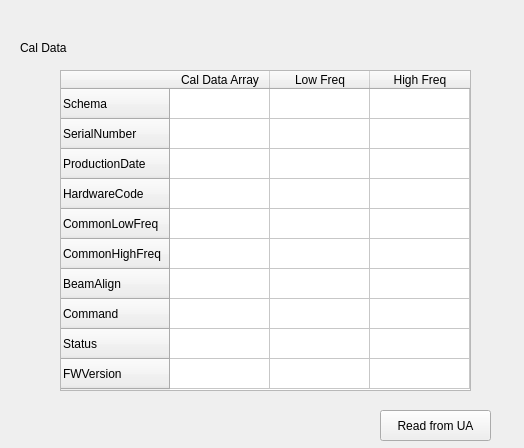
<?xml version="1.0" encoding="UTF-8"?>
<ui version="4.0">
 <class>Form</class>
 <widget class="QWidget" name="Form">
  <property name="geometry">
   <rect>
    <x>0</x>
    <y>0</y>
    <width>524</width>
    <height>448</height>
   </rect>
  </property>
  <property name="windowTitle">
   <string>Form</string>
  </property>
  <widget class="QPushButton" name="read_from_ua_button">
   <property name="geometry">
    <rect>
     <x>380</x>
     <y>410</y>
     <width>111</width>
     <height>31</height>
    </rect>
   </property>
   <property name="text">
    <string>Read from UA</string>
   </property>
  </widget>
  <widget class="QLabel" name="label_34">
   <property name="geometry">
    <rect>
     <x>20</x>
     <y>40</y>
     <width>81</width>
     <height>16</height>
    </rect>
   </property>
   <property name="text">
    <string>Cal Data</string>
   </property>
  </widget>
  <widget class="QTableWidget" name="tableWidget">
   <property name="geometry">
    <rect>
     <x>60</x>
     <y>70</y>
     <width>411</width>
     <height>321</height>
    </rect>
   </property>
   <row>
    <property name="text">
     <string>Schema</string>
    </property>
   </row>
   <row>
    <property name="text">
     <string>SerialNumber</string>
    </property>
   </row>
   <row>
    <property name="text">
     <string>ProductionDate</string>
    </property>
   </row>
   <row>
    <property name="text">
     <string>HardwareCode</string>
    </property>
   </row>
   <row>
    <property name="text">
     <string>CommonLowFreq</string>
    </property>
   </row>
   <row>
    <property name="text">
     <string>CommonHighFreq</string>
    </property>
   </row>
   <row>
    <property name="text">
     <string>BeamAlign</string>
    </property>
   </row>
   <row>
    <property name="text">
     <string>Command</string>
    </property>
   </row>
   <row>
    <property name="text">
     <string>Status</string>
    </property>
   </row>
   <row>
    <property name="text">
     <string>FWVersion</string>
    </property>
   </row>
   <column>
    <property name="text">
     <string>Cal Data Array</string>
    </property>
   </column>
   <column>
    <property name="text">
     <string>Low Freq</string>
    </property>
   </column>
   <column>
    <property name="text">
     <string>High Freq</string>
    </property>
   </column>
  </widget>
 </widget>
 <resources/>
 <connections/>
</ui>
